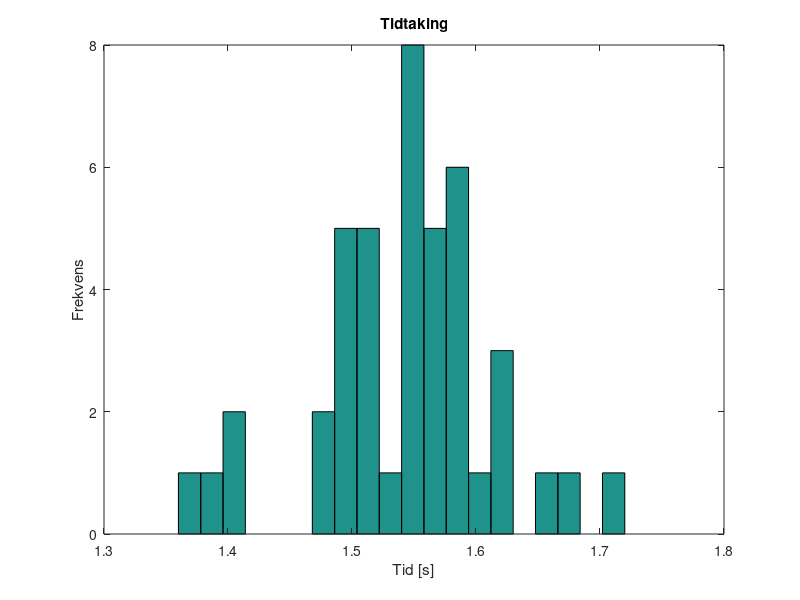

MATLAB code for this plot:
t = [1.57 1.66 1.54 1.55 1.54 1.58 1.48 1.53 1.62 1.41 1.62 1.40 1.59 1.58 1.51 1.60 1.58 1.48 1.55 1.50 1.50 1.62 1.55 1.57 1.51 1.59 1.50 1.57 1.50 1.52 1.57 1.55 1.50 1.54 1.51 1.36 1.54 1.58 1.51 1.57 1.39 1.67 1.72];
hist(t, 20)
title('Tidtaking')
xlabel('Tid [s]')
ylabel('Frekvens')
mean(t)
std(t)/sqrt(length(t))